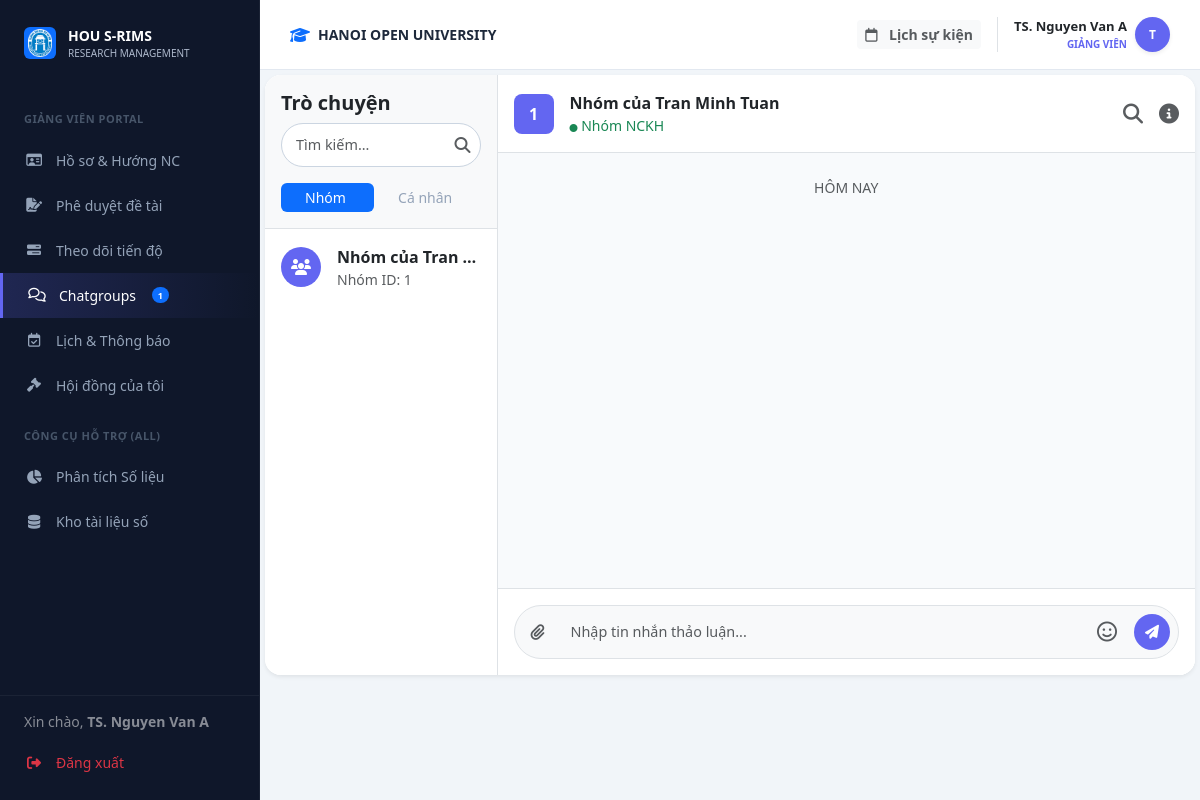
/lecturer/chat (signed in), run on the app's committed database.
### models.py (models this page shows)
class User(db.Model):
    __tablename__ = 'users'
    id = db.Column(db.Integer, primary_key=True)
    username = db.Column(db.String(50), unique=True, nullable=False)
    password_hash = db.Column(db.String(128), nullable=False)
    full_name = db.Column(db.String(100), nullable=False)
    email = db.Column(db.String(120), unique=True, nullable=False)
    phone = db.Column(db.String(20), nullable=True)
    bio = db.Column(db.Text, nullable=True)
    role = db.Column(db.String(20), nullable=False) # Admin, Lecturer, Student
    student_id = db.Column(db.String(20), nullable=True)   # MSSV for students
    faculty = db.Column(db.String(100), nullable=True)      # faculty / department
    topics_mentored = db.relationship('Topic', backref='mentor', lazy=True)
    group_memberships = db.relationship('GroupMember', backref='student', lazy=True)

class Group(db.Model):
    __tablename__ = 'groups'
    id = db.Column(db.Integer, primary_key=True)
    name = db.Column(db.String(100), nullable=False)
    batch_id = db.Column(db.Integer, db.ForeignKey('batches.id'), nullable=False)
    leader_id = db.Column(db.Integer, db.ForeignKey('users.id'), nullable=False)
    members = db.relationship('GroupMember', backref='group', lazy=True)
    topics = db.relationship('Topic', backref='group', lazy=True)

### routes/lecturer_bp.py (the view)
@lecturer_bp.route('/chat')
def chat():
    user_id = session.get('user_id')
    my_topics = Topic.query.filter_by(mentor_id=user_id, status='approved').all()
    group_ids = [t.group_id for t in my_topics if t.group_id]
    my_groups = Group.query.filter(Group.id.in_(group_ids)).all() if group_ids else []
    return render_template('lecturer/chat.html', my_groups=my_groups)

### templates/lecturer/chat.html (shortened to what this page needs)
{% extends "layouts/lecturer_layout.html" %}
{% block lecturer_content %}
<div id="view-l-chat" class="fade-in ">
                <div class="card border-0 shadow-sm rounded-4 overflow-hidden" style="height: 600px;">
                    <div class="row g-0 h-100">
                        <div class="col-md-3 border-end bg-white d-flex flex-column">
                            <div class="p-3 border-bottom bg-light">
                                <h5 class="mb-2 fw-bold">Trò chuyện</h5>
                                <div class="position-relative mb-3">
                                    <input type="text" id="user-search-input" class="form-control form-control-sm rounded-pill pe-4" placeholder="Tìm kiếm..." autocomplete="off">
                                    <i class="fa-solid fa-magnifying-glass position-absolute text-muted" style="top: 50%; right: 10px; transform: translateY(-50%);"></i>
                                </div>
                                <ul class="nav nav-pills nav-fill nav-sm" id="chat-tabs" role="tablist">
                                    <li class="nav-item" role="presentation">
                                        <button class="nav-link active py-1" id="groups-tab" data-bs-toggle="tab" data-bs-target="#groups-pane" type="button" role="tab">Nhóm</button>
                                    </li>
                                    <li class="nav-item" role="presentation">
                                        <button class="nav-link py-1" id="private-tab" data-bs-toggle="tab" data-bs-target="#private-pane" type="button" role="tab">Cá nhân</button>
                                    </li>
                                </ul>
                            </div>
                            <div class="tab-content flex-grow-1 overflow-hidden d-flex flex-column">
                                <div class="tab-pane fade show active flex-grow-1 overflow-auto" id="groups-pane" role="tabpanel">
                                    <div class="list-group list-group-flush">
                                    {% if my_groups %}
                                        {% for g in my_groups %}
                                        <a href="#" class="list-group-item list-group-item-action border-0 p-3 chat-group-item" data-group-id="{{ g.id }}" onclick="updateChatHeader('{{ g.name }}', {{ g.id }})">
                                            <div class="d-flex align-items-center gap-3">
                                                <div class="bg-primary text-white rounded-circle d-flex align-items-center justify-content-center flex-shrink-0" style="width: 40px; height: 40px; background-color: #6366f1 !important;"><i class="fa-solid fa-users"></i></div>
                                                <div class="overflow-hidden">
                                                    <div class="d-flex justify-content-between">
                                                        <span class="fw-bold text-dark text-truncate">{{ g.name }}</span>
                                                    </div>
                                                    <small class="text-muted text-truncate d-block">Nhóm ID: {{ g.id }}</small>
                                                </div>
                                            </div>
                                        </a>
                                        {% endfor %}
                                    {% else %}
                                        <div class="text-muted small text-center p-4">Bạn chưa tham gia nhóm nào.</div>
                                    {% endif %}
                                    </div>
                                </div>
                            </div>
                        </div>
                        <div id="main-chat-area" class="col-md-9 d-flex flex-column bg-white h-100 transition-all">
                            <div class="p-3 border-bottom d-flex justify-content-between align-items-center">
                                <div class="d-flex align-items-center gap-3">
                                    <div class="bg-primary text-white rounded-3 d-flex align-items-center justify-content-center fw-bold" id="chat-header-avatar" style="width: 40px; height: 40px; background-color: #6366f1 !important;">{{ my_groups[0].id if my_groups else '?' }}</div>
                                    <div><div class="fw-bold" id="chat-header-name">{{ my_groups[0].name if my_groups else 'Chưa có nhóm' }}</div><div class="small text-success"><i class="fa-solid fa-circle" style="font-size: 8px;"></i> Nhóm NCKH</div></div>
                                </div>
                                <div class="d-flex align-items-center gap-3 text-muted fs-5">
                                    <i class="fa-solid fa-magnifying-glass cursor-pointer" id="chat-search-btn" title="Tìm kiếm"></i>
                                    <i class="fa-solid fa-circle-info cursor-pointer" id="chat-info-btn" title="Thông tin hội thoại"></i>
                                </div>
                            </div>
                            <div id="chat-messages-container" class="flex-grow-1 p-4 chat-scroll" style="background-color: #f8fafc; overflow-y: auto;">
                                <div class="text-center small text-muted mb-4">HÔM NAY</div>
                            </div>
                            <div class="p-3 bg-white border-top">
                                <div class="input-group bg-light rounded-pill p-1 border">
                                    <button class="btn btn-link text-muted" onclick="document.getElementById('chat-file-input').click()"><i class="fa-solid fa-paperclip"></i></button>
                                    <input type="text" id="chat-input-field" class="form-control border-0 bg-transparent shadow-none" placeholder="Nhập tin nhắn thảo luận...">
                                    <div class="position-relative">
                                        <button class="btn btn-link text-muted fs-5" id="emoji-picker-btn" title="Gửi Emoji/Sticker"><i class="fa-regular fa-face-smile"></i></button>
                                    </div>
                                    <button id="chat-send-btn" class="btn btn-primary rounded-circle m-1 d-flex align-items-center justify-content-center" style="width: 36px; height: 36px; background-color: #6366f1; border: none;" onclick="sendChatMessage(activeChatId)"><i class="fa-solid fa-paper-plane text-white" style="font-size: 14px;"></i></button>
                                </div>
                            </div>
                        </div>
                    </div>
                </div>
        </div>
{% endblock %}

### templates/layouts/lecturer_layout.html (shortened to what this page needs)
{% extends "base.html" %}
{% block content %}
        <div class="top-bar">
            <div class="d-flex align-items-center gap-2">
                <i class="fa-solid fa-graduation-cap text-primary"></i>
                <span class="fw-bold text-uppercase small">HANOI OPEN UNIVERSITY</span>
            </div>
            <div class="d-flex align-items-center gap-3">
                <button class="btn btn-light border-0 btn-sm fw-bold text-muted" onclick="switchTab('l-calendar', document.querySelector('.sub-nav-item:last-child'))">
                    <i class="fa-regular fa-calendar me-2"></i> Lịch sự kiện
                </button>
                <div class="dropdown border-start ps-3">
                    <div class="d-flex align-items-center gap-2 cursor-pointer dropdown-toggle no-arrow" data-bs-toggle="dropdown">
                        <div class="text-end">
                            <div class="fw-bold text-dark" style="font-size: 13px;">
                                {{ current_user.full_name if current_user else 'Giảng Viên' }}
                            </div>
                            <div class="fw-bold text-uppercase" style="font-size: 10px; color: #6366f1 !important;">
                                GIẢNG VIÊN
                            </div>
                        </div>
                        <div class="rounded-circle text-white d-flex align-items-center justify-content-center fw-bold shadow-sm" style="width: 35px; height: 35px; font-size: 12px; background: #6366f1 !important;">
                            {{ current_user.full_name[0] | upper if current_user and current_user.full_name else 'G' }}
                        </div>
                    </div>
                </div>
            </div>
        </div>
    <div class="content-area">
<div class="content-body">
{% block lecturer_content %}{% endblock %}
</div>
</div>
                            {% set has_topic = false %}
{% endblock %}

### templates/base.html (shortened to what this page needs)
<!DOCTYPE html>
<html lang="vi">
<head>
    <link href="https://cdn.jsdelivr.net/npm/bootstrap@5.3.0/dist/css/bootstrap.min.css" rel="stylesheet">
    <link rel="stylesheet" href="https://cdnjs.cloudflare.com/ajax/libs/font-awesome/6.4.0/css/all.min.css">
    <link rel="stylesheet" href="{{ url_for('static', filename='assets/css/style.css') }}">
    <link href="https://cdn.jsdelivr.net/npm/sweetalert2@11/dist/sweetalert2.min.css" rel="stylesheet">
</head>
<body>
    <div class="toast-container position-fixed bottom-0 end-0 p-3" style="z-index: 1100">
    </div>
    {% include 'components/sidebar.html' %}
    <div class="main-content">
        {% block content %}
        {% endblock %}
    </div>
</body>
</html>

### templates/components/sidebar.html (shortened to what this page needs)
<div class="sidebar">
    <div class="sidebar-logo">
        <div class="d-flex align-items-center justify-content-center bg-primary rounded p-1" style="width: 32px; height: 32px;">
            <img src="{{ url_for('static', filename='assets/images/logo.png') }}" alt="" style="max-width:100%;">
        </div>
        <div>
            <div class="fw-bold text-white" style="font-size: 14px;">HOU S-RIMS</div>
            <div style="font-size: 10px; color: #aeb9cc;">RESEARCH MANAGEMENT</div>
        </div>
    </div>
    <div class="sidebar-menu-wrapper" style="flex: 1; overflow-y: auto; padding-bottom: 100px;">
    {% if session.get('role') == 'lecturer' %}
    <div class="menu-category">GIẢNG VIÊN PORTAL</div>
    <a href="{{ url_for('lecturer.dashboard') }}" class="nav-link {{ 'active-purple' if request.endpoint == 'lecturer.dashboard' else '' }}">
        <i class="fa-regular fa-id-card"></i> Hồ sơ & Hướng NC
    </a>
    <a href="{{ url_for('lecturer.approve') }}" class="nav-link {{ 'active-purple' if request.endpoint == 'lecturer.approve' else '' }}">
        <i class="fa-solid fa-file-signature"></i> Phê duyệt đề tài
    </a>
    <a href="{{ url_for('lecturer.progress') }}" class="nav-link {{ 'active-purple' if request.endpoint == 'lecturer.progress' else '' }}">
        <i class="fa-solid fa-bars-progress"></i> Theo dõi tiến độ
    </a>
    <a href="{{ url_for('lecturer.chat') }}" class="nav-link {{ 'active-purple' if request.endpoint == 'lecturer.chat' else '' }}">
        <i class="fa-regular fa-comments"></i> Chatgroups
        {% set group_count = my_groups | length if my_groups is defined else 0 %}
        {% if group_count > 0 %}<span class="badge bg-primary rounded-pill ms-1" style="font-size: 9px;">{{ group_count }}</span>{% endif %}
    </a>
    <a href="{{ url_for('lecturer.calendar') }}" class="nav-link {{ 'active-purple' if request.endpoint == 'lecturer.calendar' else '' }}">
        <i class="fa-regular fa-calendar-check"></i> Lịch & Thông báo
    </a>
    <a href="{{ url_for('lecturer.council') }}" class="nav-link {{ 'active-purple' if request.endpoint == 'lecturer.council' else '' }}">
        <i class="fa-solid fa-gavel"></i> Hội đồng của tôi
    </a>
    {% endif %}
    <div class="menu-category">CÔNG CỤ HỖ TRỢ (ALL)</div>
    <a href="{{ url_for('web.analysis_page') }}" class="nav-link {{ 'active-main' if request.endpoint == 'web.analysis_page' else '' }}">
        <i class="fa-solid fa-chart-pie"></i> Phân tích Số liệu
    </a>
    <a href="{{ url_for('web.repository_page') }}" class="nav-link {{ 'active-main' if request.endpoint == 'web.repository_page' else '' }}">
        <i class="fa-solid fa-database"></i> Kho tài liệu số
    </a>
    </div>
    <div class="sidebar-footer" style="position: absolute; bottom: 0; left: 0; right: 0; background: var(--sidebar-bg); border-top: 1px solid rgba(255,255,255,0.05); padding: 15px 0;">
        <div class="px-4 mb-2 text-white small opacity-50">
            Xin chào, <strong>{{ session.get('user_name', 'Khách') }}</strong>
        </div>
        <a href="{{ url_for('auth.logout') }}" class="nav-link text-danger">
            <i class="fa-solid fa-right-from-bracket"></i> Đăng xuất
        </a>
    </div>
</div>

### data on the page
User: get "TS. Nguyen Van A", full_name "TS. Nguyen Van A", full_name "T"
Group: name "Nhóm của Tran…", id "1", name "Nhóm của Tran Minh Tuan"

### other printed values
{{ group_count }} "1"
